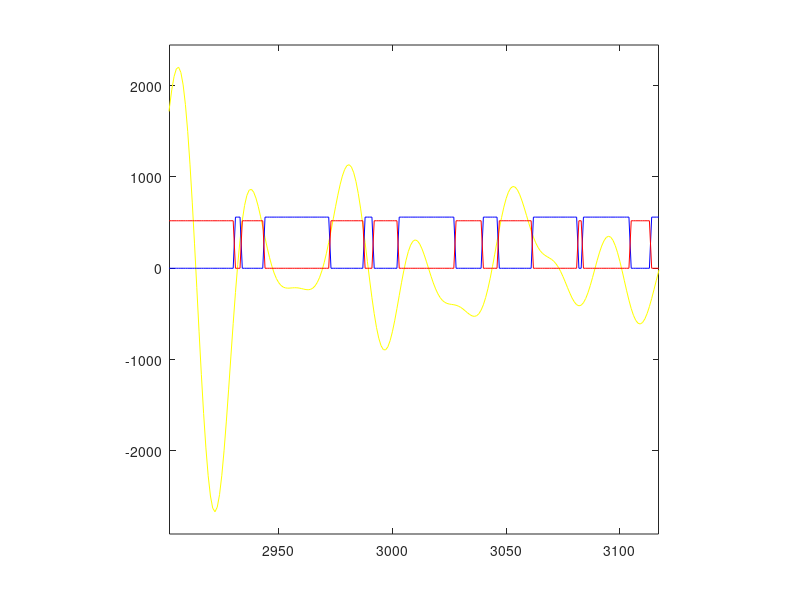

Here is the MATLAB script that generated this plot:
function fig = desacc_debug()
% This is the machine-generated representation of a Handle Graphics object
% and its children.  Note that handle values may change when these objects
% are re-created. This may cause problems with any callbacks written to
% depend on the value of the handle at the time the object was saved.
%
% To reopen this object, just type the name of the M-file at the MATLAB
% prompt. The M-file and its associated MAT-file must be on your path.

load desacc_debug

h0 = figure('Units','normalized', ...
	'Name','findsacc debug', ...
	'Position',[0.50390625 0.53125 0.4375 0.41015625], ...
	'Tag','hotWind', ...
	'UserData',[110.0015869140625 109.001220703125 107.0020751953125]);
h1 = axes('Parent',h0, ...
	'Box','on', ...
	'CameraUpVector',[0 1 0], ...
	'ColorOrder',mat0, ...
	'NextPlot','add', ...
	'Position',[0.13 0.11 0.7749999999999999 0.8149999999999999], ...
	'XLim',[2902 3117], ...
	'XLimMode','manual', ...
	'YLim',[-2909.456875349522 2444.338026324727], ...
	'YLimMode','manual');
h2 = line('Parent',h1, ...
	'Color',[1 1 0], ...
	'Tag','107.002075195312', ...
	'XData',mat1, ...
	'YData',mat2);
h2 = line('Parent',h1, ...
	'Color',[0 0 1], ...
	'Tag','109.001220703125', ...
	'XData',mat3, ...
	'YData',mat4);
h2 = line('Parent',h1, ...
	'Color',[1 0 0], ...
	'Tag','110.001586914062', ...
	'XData',mat5, ...
	'YData',mat6);
h2 = text('Parent',h1, ...
	'HandleVisibility','off', ...
	'HorizontalAlignment','center', ...
	'Position',[3009.251732101617 -3176.361606518033 17.32050807568877], ...
	'UserData',1, ...
	'VerticalAlignment','cap');
set(get(h2,'Parent'),'XLabel',h2);
h2 = text('Parent',h1, ...
	'HandleVisibility','off', ...
	'HorizontalAlignment','center', ...
	'Position',[2885.614318706697 -256.1098419684422 17.32050807568877], ...
	'Rotation',90, ...
	'VerticalAlignment','baseline');
set(get(h2,'Parent'),'YLabel',h2);
h2 = text('Parent',h1, ...
	'HandleVisibility','off', ...
	'HorizontalAlignment','right', ...
	'Position',[2865.752886836028 2915.346375445629 17.32050807568877], ...
	'Visible','off');
set(get(h2,'Parent'),'ZLabel',h2);
h2 = text('Parent',h1, ...
	'HandleVisibility','off', ...
	'HorizontalAlignment','center', ...
	'Position',[3009.251732101617 2507.139139540848 17.32050807568877], ...
	'VerticalAlignment','bottom');
set(get(h2,'Parent'),'Title',h2);
if nargout > 0, fig = h0; end
